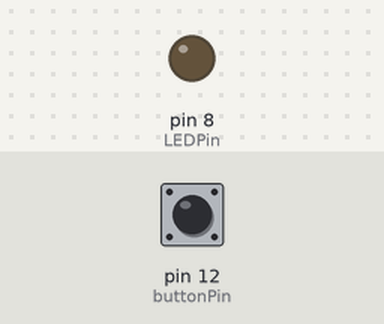
The sketch below on a simulated Arduino Uno, built with avr-gcc and run on an emulated ATmega328P. Parts: output pins drawn as LEDs (lit = HIGH). The test bench sets the inputs (shaded band); at power-on: pin 12 (buttonPin) LOW.

Above: at 1.2 s.
1.3 s: pin 12 (buttonPin) pulled HIGH for 0.15 s
At 2.2 s:
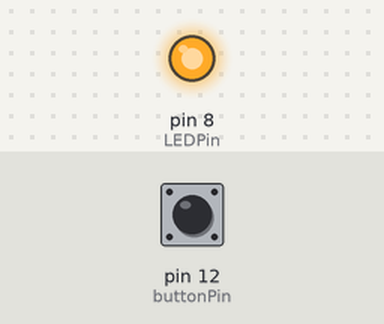
2.9 s: pin 12 (buttonPin) pulled HIGH for 1 s
At 3.5 s:
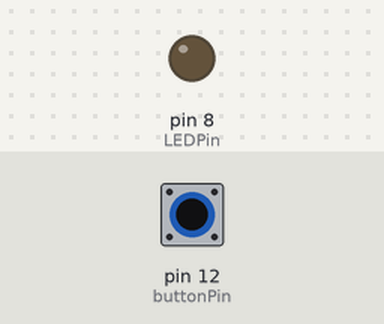
5.4 s: pin 12 (buttonPin) pulled HIGH for 3.2 s
At 6.6 s:
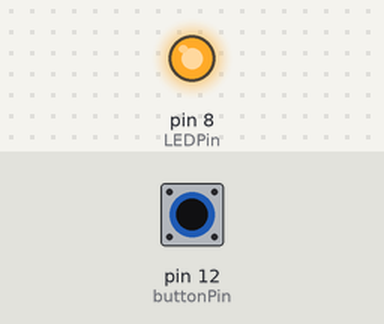
Timing chart, 0 to 8.4 s (numbered marks = the images above; inputs shaded):
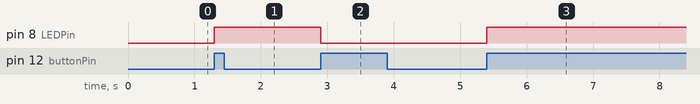

Measured:
- after the input at 1.3 s, pin 8 (LEDPin): LOW → HIGH at once
- after the input at 2.9 s, pin 8 (LEDPin): HIGH → LOW at once
- after the input at 5.4 s, pin 8 (LEDPin): LOW → HIGH at once

The sketch:

EPISODE_6_LEDTOGGLEWITHPUSHBUTTON.ino
```cpp
// Toggle LED state using a Push Button

int LEDPin = 8;
int buttonPin = 12;
int LEDState = 0;
int buttonState;
int buttonStateOld = LOW;

void setup() {
  pinMode(LEDPin, OUTPUT);
  pinMode(buttonPin, INPUT);
}

void loop() {
  buttonState = digitalRead(buttonPin);

  // Detect a new button press
  if (buttonState == HIGH && buttonStateOld == LOW) {
    LEDState = !LEDState;

    digitalWrite(LEDPin, LEDState);

    delay(50);
  }

  buttonStateOld = buttonState;
}
```
